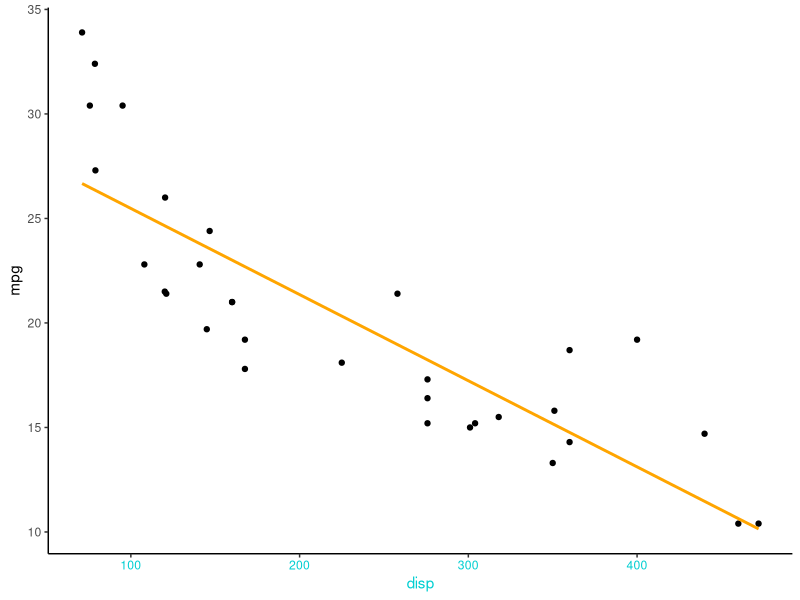
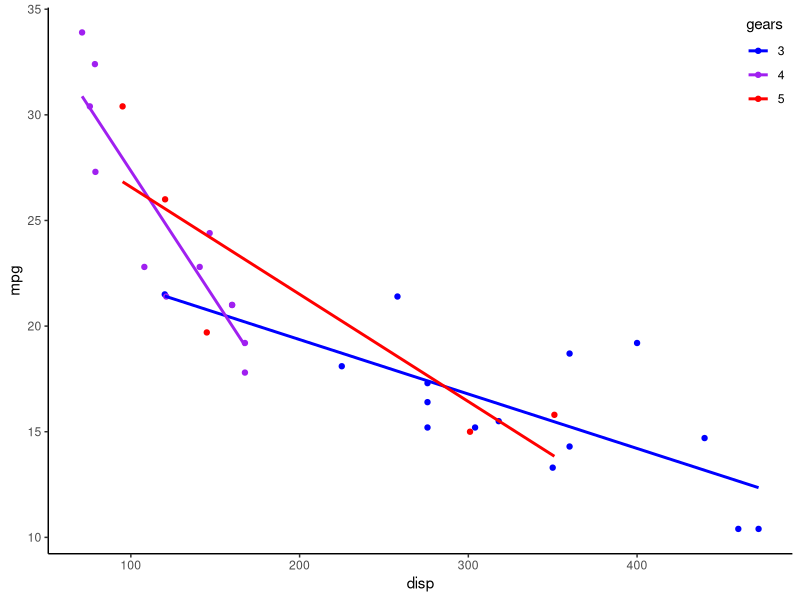
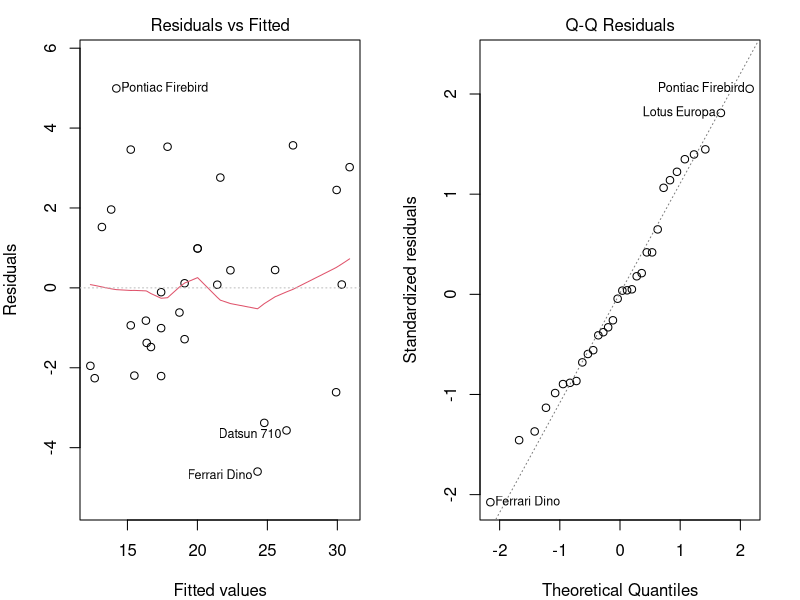
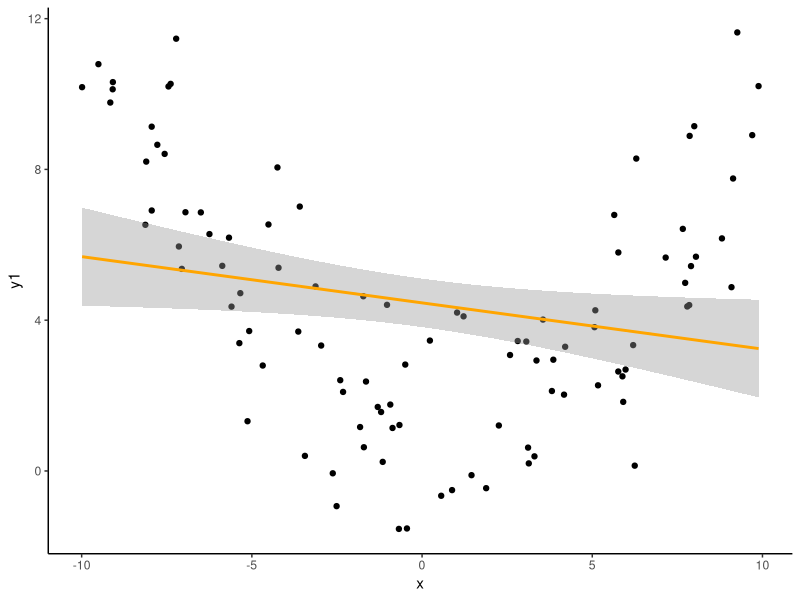
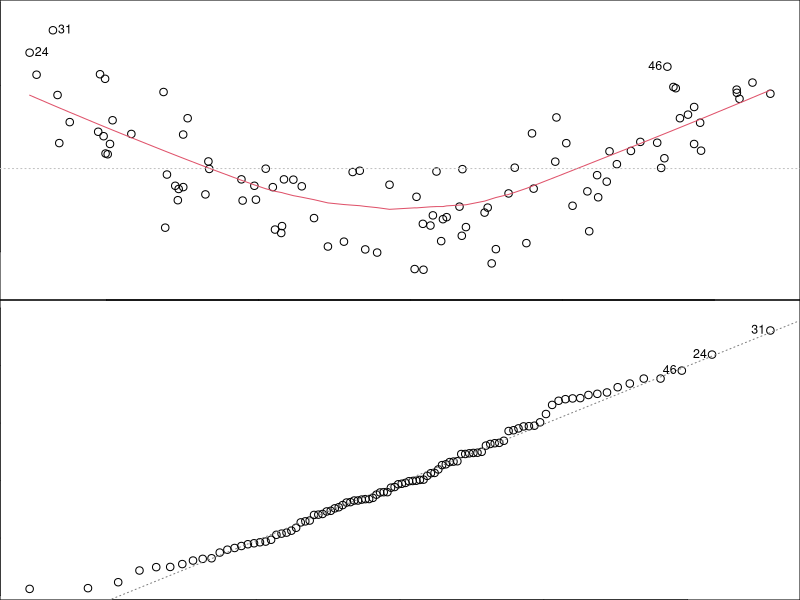
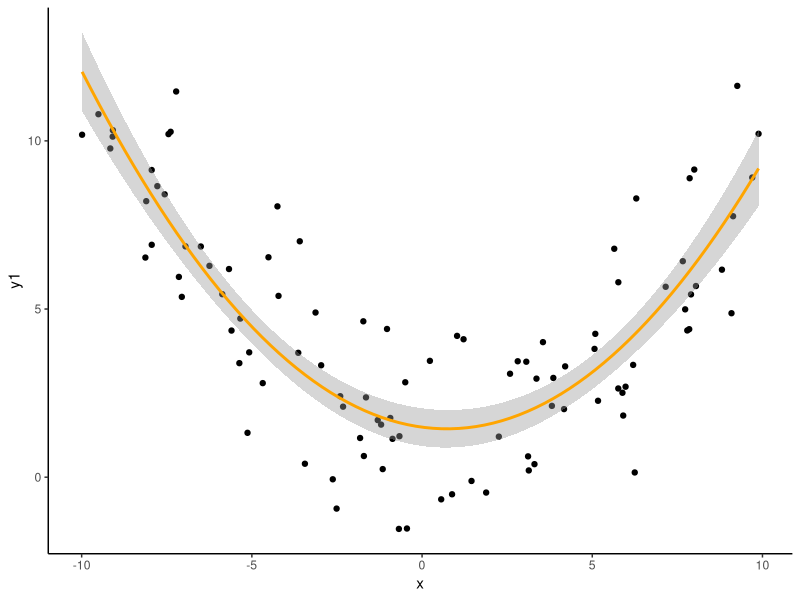
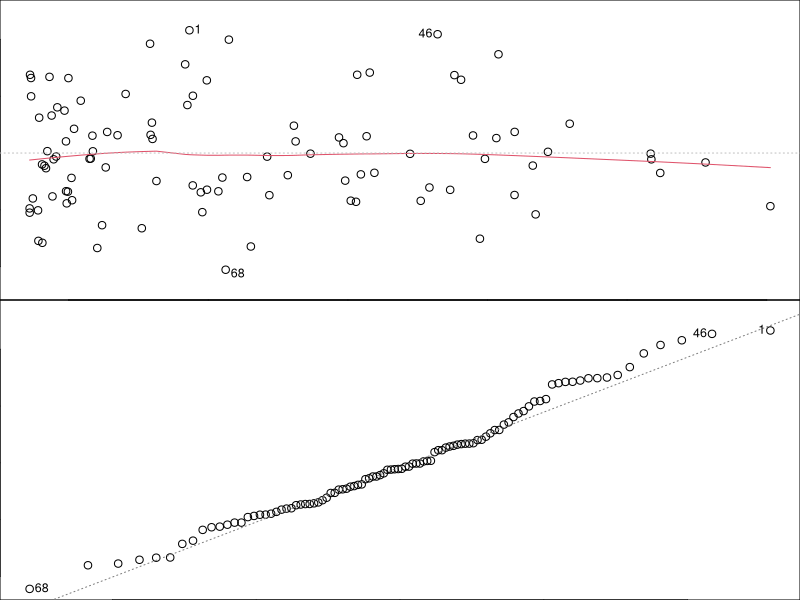
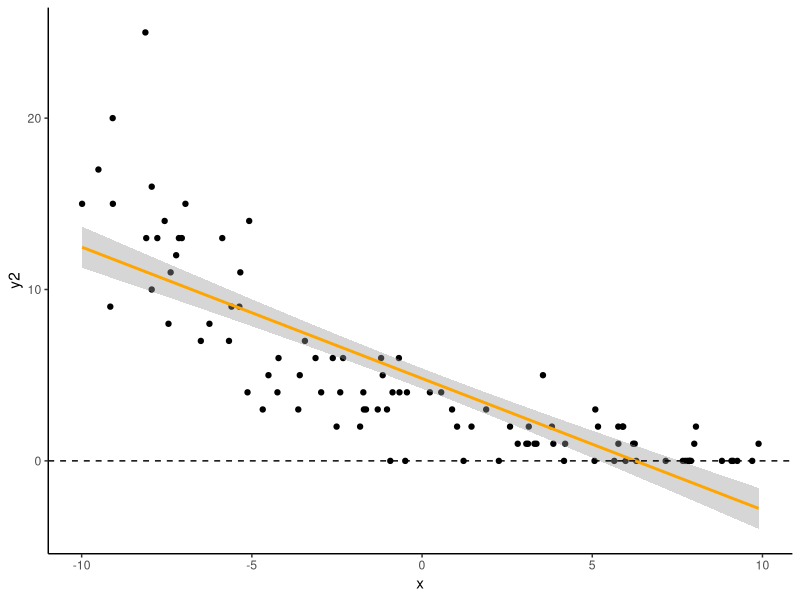

Generate these figures, in order, with R: (Note: this script raises an error after producing the figures.)
## ---- chunk 1
knitr::opts_chunk$set(echo = FALSE)
library(tidyverse)
theme_set(theme_classic())
library(ggpubr)
library(knitr)
library(kableExtra)

set.seed(123)

#Functions
logit <- function(x) log(x/(1-x))
invLogit <- function(x) exp(x)/(1+exp(x))

#Plots of mtcars data
#Continuous
p1 <- ggplot(arrange(mtcars,disp),aes(x=disp,y=mpg))+geom_point()+geom_smooth(formula=y~x,method='lm',se=FALSE,col='orange')

#Interaction
p3 <- ggplot(mtcars,aes(x=disp,y=mpg,col=factor(gear)))+geom_point()+labs(col='gears')+
  geom_smooth(formula=y~x,method='lm',se=FALSE)+
  scale_colour_manual(values=c('blue','purple','red'))+theme(legend.justification=c(1,1), legend.position=c(1,1))

#Fit models for later use
modp1 <- lm(mpg~disp,data=arrange(mtcars,disp))
modp3 <- lm(mpg~disp*factor(gear),data=mtcars)

#Generate data that violate lm assumptions:
n <- 100
x <- runif(n,-10,10)
corMat <- matrix(c(1,0.95,0.95,1),ncol=2) #Correlation matrix (r=0.95)
x2 <- (cbind(x,runif(n,-10,10)) %*% chol(corMat))[,2] #Makes correlated predictor x2 via Cholesky matrix of corMat
x3 <- x+1e5
yhat <- 1 - 0.2*x #Expected value
y0 <- yhat + rnorm(n,0,2) #OK
y1 <- yhat + 0.1*x^2 + rnorm(n,0,2) #Polynomial function
y2 <- rpois(n,exp(yhat))  #Poisson process
y3 <- rbinom(n,1,invLogit(yhat))  #Binomial process
y4 <- (1 - 2e-4*(x3))+rnorm(n,0,1e-3)
d1 <- data.frame(x,x2,x3,yhat,y0,y1,y2,y3,y4)
d1$s.y4 <- scale(y4)
d1$s.x3 <- scale(x3)
# rm(n,x,x2,yhat,y0,y1,y2,y3)

## ---- chunk 2
meanDisp <- mean(mtcars$disp) #Mean displacement
y_meanDisp <- coef(modp1) %*% c(1,meanDisp) #Predicted y at mean displacement
b0Lab <- paste('b[0] == ',round(coef(modp1)[1],3))
b1Lab <- paste('b[1] == ',round(coef(modp1)[2],3)) 

p1 + theme(axis.title.x.bottom=element_text(colour='darkturquoise'),axis.text.x.bottom=element_text(colour='darkturquoise'))
## ---- chunk 3
p3
## ---- chunk 4
mod1 <- lm(mpg~disp*factor(gear),data=mtcars) #Fits model
par(mfrow=c(1,2),mar=c(3,3,1,1)+1) #Splits plot into 2
plot(mod1, which=c(1,2)) #1st and 2nd residual plots
## ---- chunk 5
ggplot(d1,aes(x,y1))+geom_point()+geom_smooth(method='lm',se=TRUE,formula=y~x,col='orange')
## ---- chunk 6
par(mfrow=c(2,1),mar=c(0,0,0,0))
m1 <-lm(y1~x,data=d1) 
plot(m1, which=c(1,2),caption='',cex.axis=1e-5,tck=0)
## ---- chunk 7
ggplot(d1,aes(x,y1))+geom_point()+geom_smooth(method='lm',se=TRUE,formula=y~poly(x,2),col='orange')
## ---- chunk 8
par(mfrow=c(2,1),mar=c(0,0,0,0))
m2 <-lm(y1~poly(x,2),data=d1) 
plot(m2, which=c(1,2),caption='',cex.axis=1e-5,tck=0)
## ---- chunk 9
ggplot(d1,aes(x,y2))+geom_point()+geom_smooth(method='lm',se=TRUE,formula=y~x,col='orange')+geom_hline(yintercept=0,linetype='dashed')
## ---- chunk 10
par(mfrow=c(2,1),mar=c(0,0,0,0))
m2 <-lm(y2~x,data=d1) 
plot(m2, which=c(1,2),caption='',cex.axis=1e-5,tck=0)
## ---- chunk 11
ggplot(d1,aes(x,log(y2+1)))+geom_point()+geom_smooth(method='lm',se=TRUE,formula=y~x,col='orange')
## ---- chunk 12
par(mfrow=c(2,1),mar=c(0,0,0,0))
m2 <-lm(log(y2+1)~x,data=d1) 
plot(m2, which=c(1,2),caption='',cex.axis=1e-5,tck=0)
## ---- chunk 13
ggplot(d1,aes(x,y3))+geom_point()+geom_smooth(method='lm',se=TRUE,formula=y~x,col='orange')
## ---- chunk 14
par(mfrow=c(2,1),mar=c(0,0,0,0))
m2 <-lm(y3~x,data=d1) 
plot(m2, which=c(1,2),caption='',cex.axis=1e-5,tck=0)
## ---- chunk 15
ggplot(d1,aes(x,y3))+geom_point()+geom_smooth(method='glm',se=TRUE,formula=y~x,method.args=list(family='binomial'),col='orange')
## ---- chunk 16
ggplot(d1,aes(x3,y4))+geom_point()+geom_smooth(method='lm',se=TRUE,formula=y~x,col='orange')
## ---- chunk 17
par(mfrow=c(2,1),mar=c(0,0,0,0))
m2 <-lm(y4~x3,data=d1) 
plot(m2, which=c(1,2),caption='',cex.axis=1e-5,tck=0)
## ---- chunk 18
ggplot(d1,aes(scale(x3),scale(y4)))+geom_point()+geom_smooth(method='lm',se=TRUE,formula=y~x,col='orange')
## ---- chunk 19
par(mfrow=c(2,1),mar=c(0,0,0,0))
m2 <-lm(s.y4~s.x3,data=d1)
plot(m2, which=c(1,2),caption='',cex.axis=1e-5,tck=0,cex=0.7)
## ---- chunk 20
par(mfrow=c(2,1),mar=c(0,0,0,0))
m2 <-lm(y0~x+x2,data=d1) 
plot(m2, which=c(1,2),caption='',cex.axis=1e-5,tck=0)
## ---- chunk 21
#Function to print correlation (r) value
corText <- function(x,y){
  text(0.5,0.5,round(cor(x,y),3))
} 

#Pairplot of y0, x, and x2
pairs(d1[,c('y0','x','x2')],lower.panel=corText)
## ---- chunk 22
library(car)
#VIF scores:
# 1 = no problem
# 1-5 = some problems
# 5+ = big problems!
vif(m2) 
## ---- chunk 23
#Correct model
m1 <- lm(y0~x,data=d1)
## ---- chunk 24
kable(summary(m1)$coef[,-3]) %>% row_spec(2,color='red')
## ---- chunk 25
#Incorrect model
m2 <- lm(y0~x+x2,data=d1)
## ---- chunk 26
kable(summary(m2)$coef[,-3]) %>% row_spec(2,color='red')
## ---- chunk 27
  include_graphics('./dag.png',dpi=NA)
## ---- chunk 28
  include_graphics('./dag2.png',dpi=NA)
